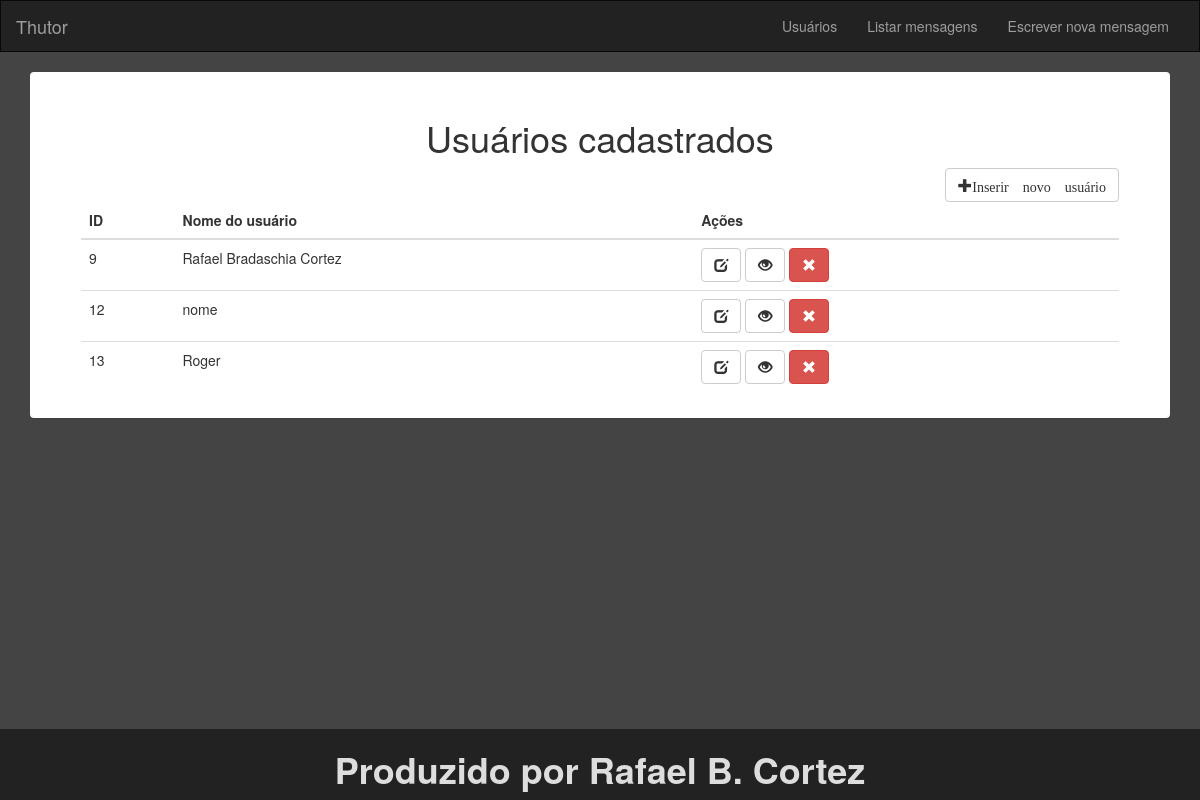
The page / on the database its author committed.
### tables this page shows
CREATE TABLE `users` (
  `user_id` int(11) NOT NULL AUTO_INCREMENT,
  `user_name` varchar(255) NOT NULL,
  `user_birthday` date NOT NULL,
  `user_biography` longtext NOT NULL,
  `user_creation` datetime NOT NULL,
  `user_address` longtext NOT NULL,
  `user_phone` varchar(14) NOT NULL,
  `user_trash` int(1) DEFAULT '0',
  PRIMARY KEY (`user_id`)
);

### application/controllers/Users.php (called while the page is built, shortened)
<?php
class Users extends CI_Controller {
	function __construct(){
		$this->load->model('users_model','users');
	}
	public function index($status = NULL){
		$data['status'] = $status;
		$data['data'] = $this->users->get_all();
		$this->load->view('listUsers',$data);
	}
}

### index.php (called while the page is built, shortened)
<?php
require_once BASEPATH.'core/CodeIgniter.php';

### application/models/Users_model.php (called while the page is built, shortened)
<?php
class Users_model extends CI_Model {
	public function get_all(){
		$this->db->select('user_id as id, user_name as name');
		$this->db->from('users');
		$this->db->where('user_trash', 0);
		$query = $this->db->get();
		$row = $query->result_array();
		return $row;
	}
}

### application/views/listUsers.php (the view, shortened to what this page needs)
<!DOCTYPE html>
<html lang="en">
	<body>
		<div class="container">
			<div class="panel">
				<h1 class="text-center">Usuários cadastrados</h1>
				<a class="btn btn-default pull-right" href="<?= base_url('usuario/cadastro'); ?>">
					<span class="glyphicon glyphicon-plus">Inserir novo usuário</span>
				</a>
				<table class="table table-hover">
					<thead>
						<th>ID</th>
						<th>Nome do usuário</th>
						<th>Ações</th>
					</thead>
					<tbody>
						<?php for($i = 0; $i < count($data); $i++): ?>
							<tr>
								<td><?= $data[$i]['id']; ?></td>
								<td><?= $data[$i]['name']; ?></td>
								<td>
									<a class="btn btn-default" id="editar" title="Editar" href="<?= base_url('usuario/atualizacao/').$data[$i]['id']; ?>" name="editar">
										<span class="glyphicon glyphicon-edit"></span>
									</a>
									<a class="btn btn-default" id="editar" title="Editar" href="<?= base_url('usuario/visualizacao/').$data[$i]['id']; ?>" name="editar">
										<span class="glyphicon glyphicon-eye-open"></span>
									</a>
									<button type="button" class="btn btn-danger" title="Excluir" data-toggle="modal" data-target=".confirmacaoExclusao<?= $data[$i]['id']; ?>">
										<span class="glyphicon glyphicon-remove"></span>
									</button>
								</td>
							</tr>
						<?php endfor; ?>
					</tbody>
				</table>
			</div>
		</div>
	</body>
</html>

### assets/css/style.css (style rules this page uses)
body { background-color: #444; }
.panel { padding: 25px 50px; margin-bottom: 100px; }

### rows shown on the page
users: user_id "9", user_name "Rafael Bradaschia Cortez"
users: user_id "12", user_name "nome"
users: user_id "13", user_name "Roger"
